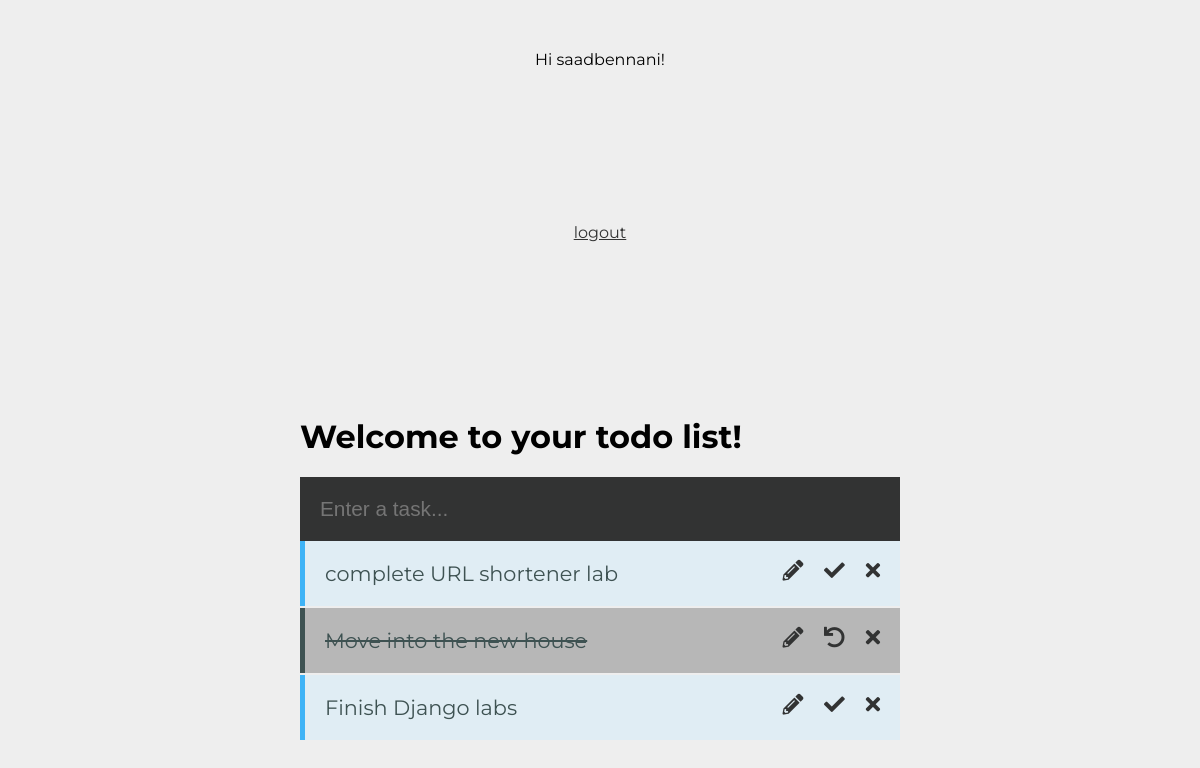
The app's page / (signed in) with its own data.
### todos/models.py (models this page shows, shortened)
class Todo(models.Model):
    text = models.CharField(max_length=250)
    completed = models.BooleanField(default=False)
    created_date = models.DateTimeField(default=timezone.now)
    completed_date = models.DateTimeField(null=True, blank=True)
    def __str__(self):
        return self.text

### todos/views.py (the view)
# urls.py: path('', TemplateView.as_view(template_name='index.html'), name='home'),
def index(request):
    todos = Todo.objects.all().order_by('-created_date', 'completed')
    return render(request, 'todos/index.html', {'todos': todos})

### todos/templates/todos/index.html (shortened to what this page needs)
{% extends "todos/base.html" %}
{% block extra_styles %}
    <link rel="stylesheet" href="https://use.fontawesome.com/releases/v5.8.1/css/all.css">
{% endblock extra_styles %}
{% block login %}
{% if user.is_authenticated %}
  Hi {{ user.username }}!
  <p><a href="{% url 'logout' %}">logout</a></p>
{% else %}
  <p>You are not logged in</p>
  <a href="{% url 'login' %}">login</a>
{% endif %}
{% endblock %}
{% block content %}
    <div id='app'>
        <h1>Welcome to your todo list!</h1>
        <form action="{% url 'todos:add_todo' %}" method='POST'>
            <input id='todo-input' type='text' name='todo' placeholder='Enter a task...' />
        </form>
        <ul id='todos-container'>
            {% for todo in todos %}
                <li class="{% if todo.completed %} completed {% endif %}">
                    {% if editing and todo.pk == pk %}
                        <form action="{% url 'todos:edit_todo' pk=pk %}" method='POST'>
                            {% csrf_token %}
                            <input id="edit" name="todo" type="text" value='{{todo.text}}' />
                            <button type='submit'></button>
                        </form>
                    {% else %}
                        {{ todo }}
                    {% endif %}
                    <a href="{% url 'todos:delete_todo' pk=todo.pk %}"><i class='fa fa-times'></i></a>
                    <a href="{% url 'todos:toggle_todo' pk=todo.pk %}">
                        {% if todo.completed %}
                            <i class="fa fa-undo"></i>
                        {% else %}
                            <i class='fa fa-check'></i>
                        {% endif %}
                    </a>
                    <a href="{% url 'todos:edit_view' pk=todo.pk %}"><i class='fa fa-pencil-alt'></i></a>
                </li>
            {% endfor %}
        </ul>
    </div>
{% endblock content %}

### todos/static/todos/css/stylesheet.css (style rules this page uses)
body { background-color: #EEEEEE; font-family: 'Montserrat', sans-serif; display: grid; grid-template-rows: auto; justify-items: center; padding-top: 50px; }
body, html { margin: 0; height: 100%; }
#app { width: 50%; }
ul { margin: 0; padding: 0; list-style-type: none; }
ul li { padding: 20px; font-size: 1.3em; background-color: #E0EDF4; border-left: 5px solid #3EB3F6; margin-bottom: 2px; color: #3E5252; overflow: hidden; }
.completed { background-color: #b7b7b7; border-left: 5px solid #3E5252; text-decoration-line: line-through; }
p { text-align:center; padding: 30px 0; color: gray; }
input { width: calc(100% - 40px); border: 0; padding: 20px; font-size: 1.3em; background-color: #323333; color: #687F7F; }
a { color: #323333; }
i { float:right; padding-left: 1em; cursor:pointer; }

### records on screen
Todo: text "complete URL shortener lab", completed False (drawn)
Todo: text "Move into the new house", completed True (drawn)
Todo: text "Finish Django labs", completed False (drawn)

### other values on screen
{{ user.username }} "saadbennani"
